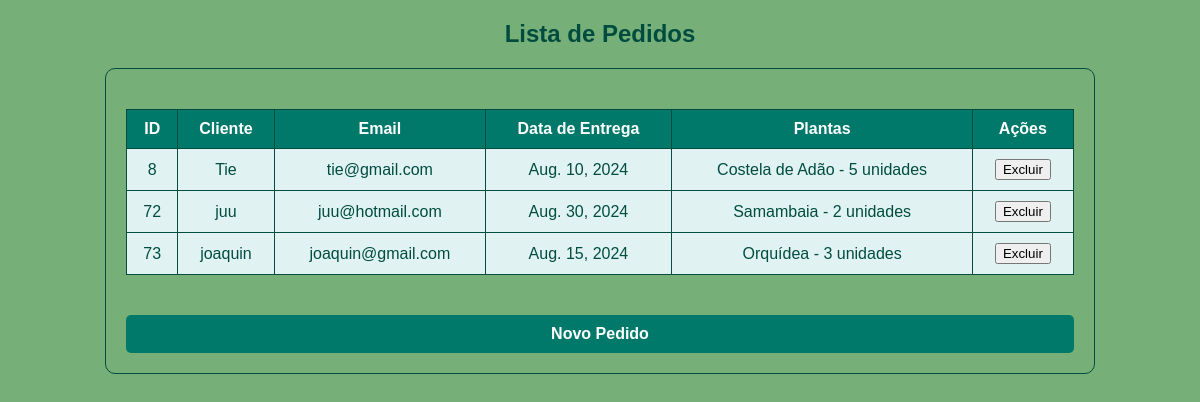
Page /pedido/lista/ on the committed database.
### pedido/models.py (models this page shows)
class Pedido(models.Model):
    cliente = models.CharField(max_length=100)
    email = models.EmailField(max_length=100)
    plantas = models.ManyToManyField(Planta, through='PedidoPlanta')
    data_entrega = models.DateField()

class PedidoPlanta(models.Model):
    pedido = models.ForeignKey(Pedido, on_delete=models.CASCADE)
    planta = models.ForeignKey(Planta, on_delete=models.CASCADE)
    quantidade = models.PositiveIntegerField()

### core/models.py (models this page shows, shortened)
class Planta(models.Model):
    nome = models.CharField(max_length=100)
    especie = models.CharField(max_length=100)
    descricao = models.TextField()
    preco = models.DecimalField(max_digits=10, decimal_places=2)
    estoque = models.PositiveBigIntegerField()

### pedido/views.py (the view)
# urls.py: path('lista/', views.pedido_lista, name='pedido_lista'),
def pedido_lista(request):
    pedidos = Pedido.objects.all()
    return render(request, 'pedido/pedido_lista.html', {'pedidos': pedidos})

### pedido/templates/pedido/pedido_lista.html (shortened to what this page needs)
<!DOCTYPE html>
<html>
<head>
    {% load static %}
    <link rel="stylesheet" href="{% static 'css/lista_pedidos.css' %}">
</head>
<body>
    <h2>Lista de Pedidos</h2>
    <div class='container_pedidos'>
        <table>
            <thead>
                <tr>
                    <th>ID</th>
                    <th>Cliente</th>
                    <th>Email</th>
                    <th>Data de Entrega</th>
                    <th>Plantas</th>
                    <th>Ações</th>
                </tr>
            </thead>
            <tbody>
                {% for pedido in pedidos %}
                <tr>
                    <td>{{ pedido.id }}</td>
                    <td>{{ pedido.cliente }}</td>
                    <td>{{ pedido.email }}</td>
                    <td>{{ pedido.data_entrega }}</td>
                    <td>
                        {% if pedido.pedidoplanta_set.all %}
                            {% for pp in pedido.pedidoplanta_set.all %}
                                {{ pp.planta.nome }} - {{ pp.quantidade }} unidades<br>
                            {% endfor %}
                        {% else %}
                            Sem plantas associadas
                        {% endif %}
                    </td>
                    <td>
                        <form action="{% url 'pedido_excluir' pedido.id %}" method="post" style="display:inline;">
                            <button type="submit" onclick="return confirm('Tem certeza de que deseja excluir este pedido?')">Excluir</button>
                        </form>
                    </td>
                </tr>
                {% endfor %}
            </tbody>
        </table>
        <a href="{% url 'pedido_novo' %}" class="button">Novo Pedido</a>
    </div>
</body>
</html>

### static/css/lista_pedidos.css (style rules this page uses)
body { font-family: Arial, sans-serif; background-color: #76af78; color: #004d40; padding: 0; text-align: center; }
h2 { color: #004d40; margin-top: 20px; }
.container_pedidos { width: 80%; margin: 20px auto; padding: 20px; border: 1px solid #004d40; background-color: #76af78;; border-radius: 10px; display: grid }
table { width: 100%; border-collapse: collapse; margin: 20px 0; }
table th, table td { padding: 10px; border: 1px solid #004d40; }
table th { background-color: #00796b; color: white; }
table td { background-color: #e0f2f1; }
a { color: #00796b; text-decoration: none; font-weight: bold; }
.button { background-color: #00796b; color: white; padding: 10px 20px; border: none; border-radius: 5px; text-decoration: none; display: inline-block; margin-top: 20px; cursor: pointer; }

### rows in the picture
Pedido: id "8", cliente "Tie", email "tie@gmail.com", data_entrega "Aug. 10, 2024"
PedidoPlanta: planta.nome "Costela de Adão", quantidade "5"
Pedido: id "72", cliente "juu", email "juu@hotmail.com", data_entrega "Aug. 30, 2024"
PedidoPlanta: planta.nome "Samambaia", quantidade "2"
Pedido: id "73", cliente "joaquin", email "joaquin@gmail.com", data_entrega "Aug. 15, 2024"
PedidoPlanta: planta.nome "Orquídea", quantidade "3"
